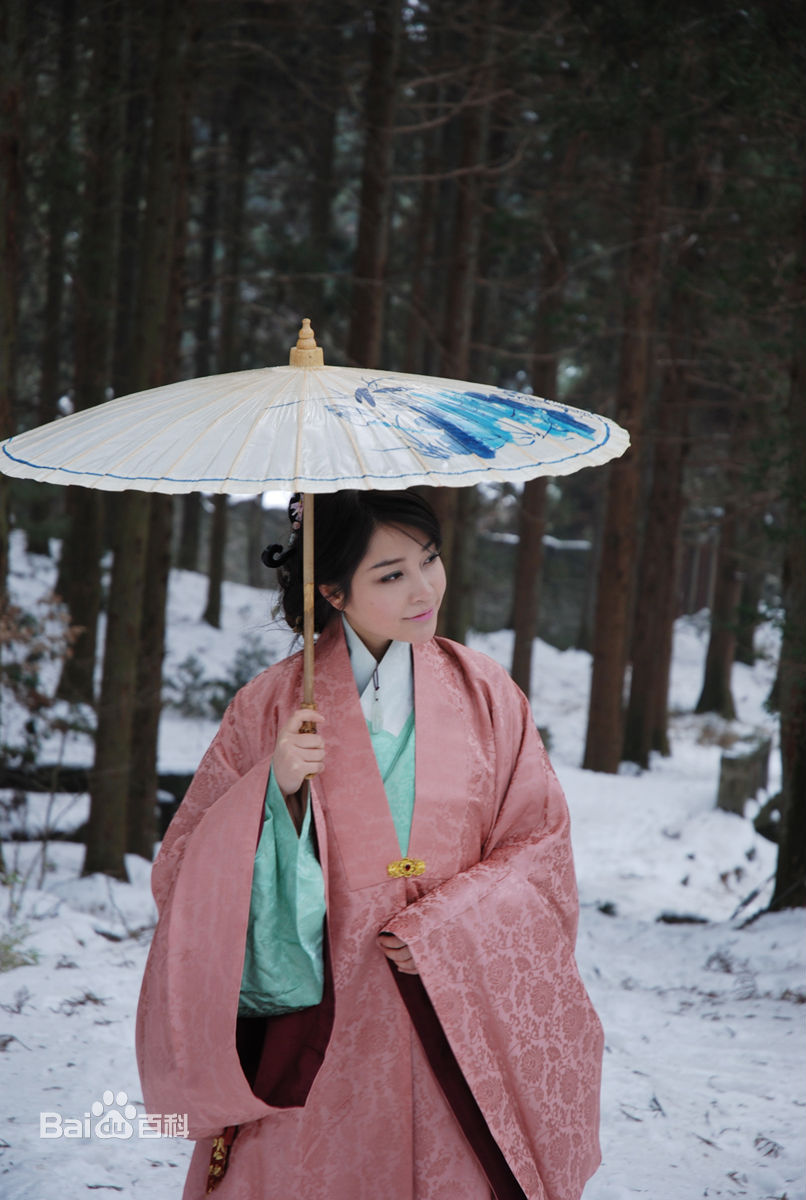
#> input picture pic/beauty.jpg, 806 x 1200 px, found by its file name
$ python move.py
#> lines starting #> are read from the running program, lines starting #| are printed output that depends on the picture
import cv2
import numpy as np

img_path = "/home/levi/temp/cv/pic/beauty.jpg"

img = cv2.imread(img_path)
#> img is the input picture: shape (1200, 806, 3); mean B, G, R 96, 92.9, 100.4
row, col = img.shape[:2]
#> row = 1200; col = 806
M = np.float32([[1, 0, 50], [0, 1, 100]])
dst = cv2.warpAffine(img, M, (col, row))
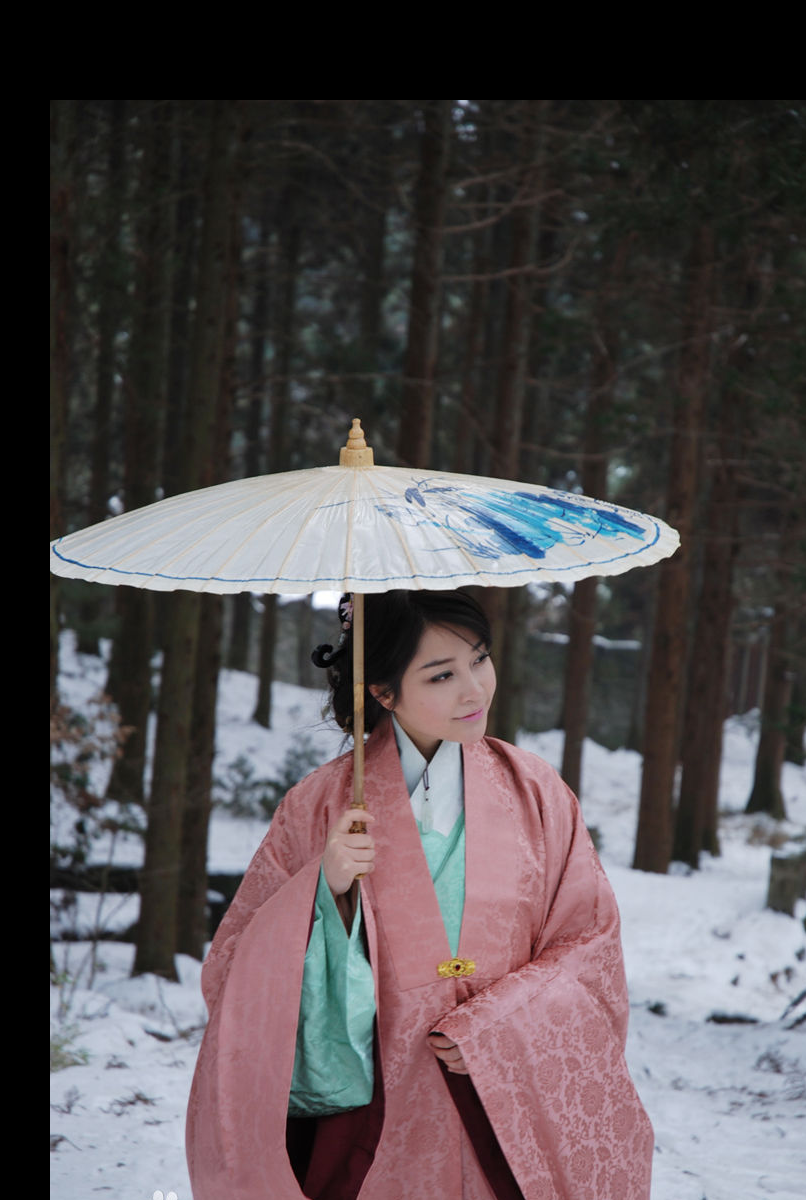
#> dst: shape (1200, 806, 3); mean B, G, R 79.6, 77.5, 83.4
cv2.imshow("dst", dst)
cv2.waitKey(0)
cv2.destroyAllWindows()

$ run again, with pic/2.jpg copied over pic/beauty.jpg
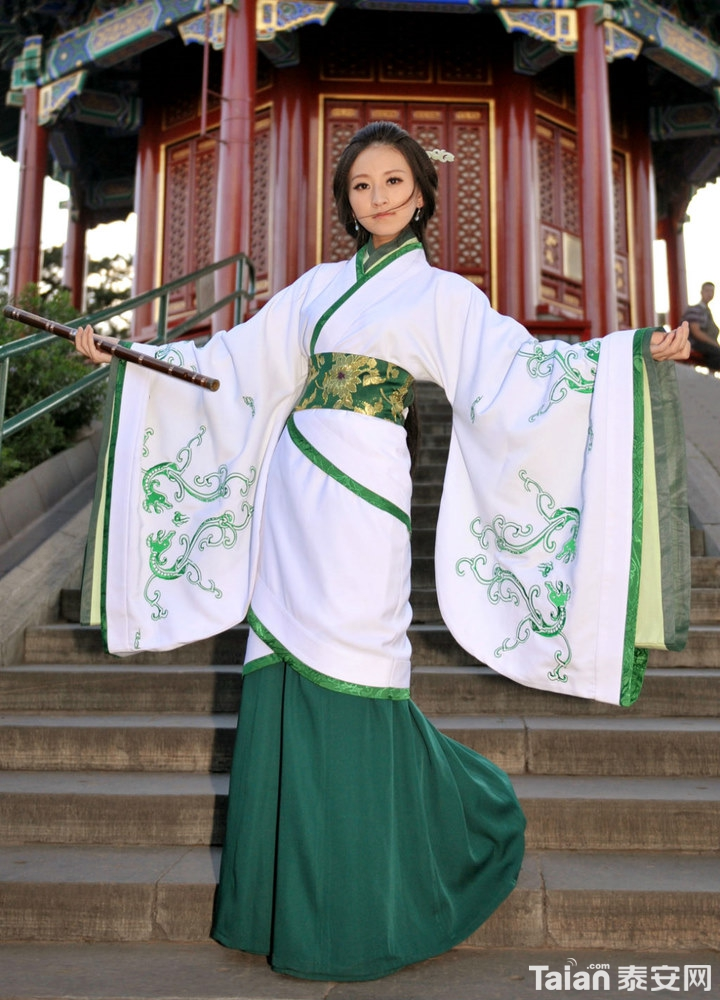
#> input picture pic/2.jpg, 720 x 1000 px, found by its file name
#> img is the input picture: shape (1000, 720, 3); mean B, G, R 113.4, 118, 122.5
#> `dst = cv2.warpAffine(img, M, (col, row))`:
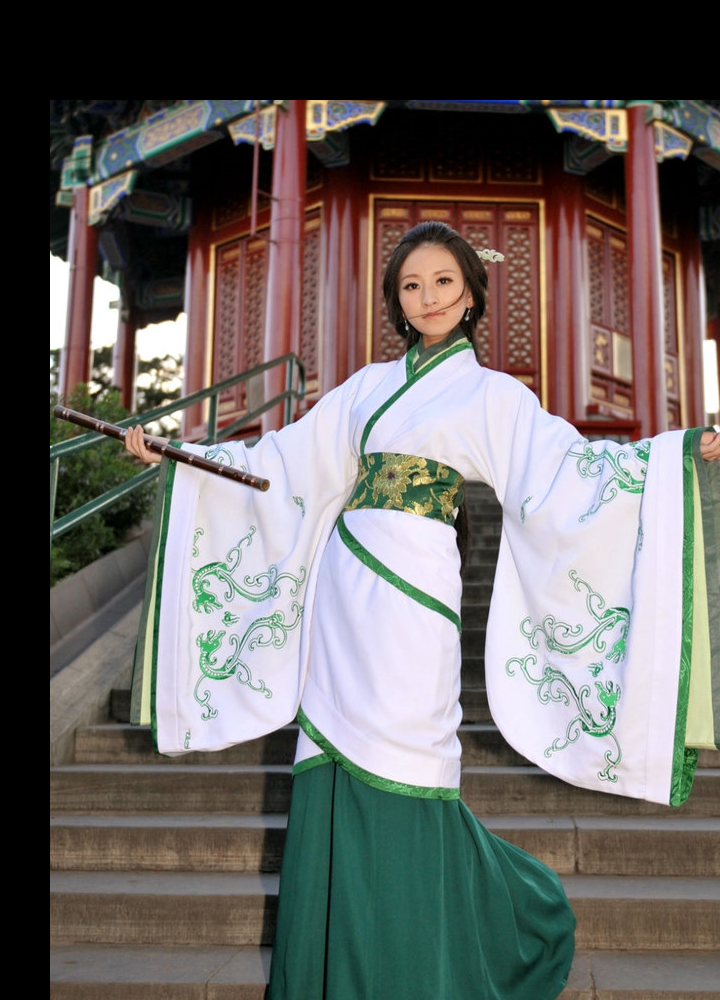
#> dst: shape (1000, 720, 3); mean B, G, R 99.6, 102.5, 106.6

$ run again, with pic/7.jpg copied over pic/beauty.jpg
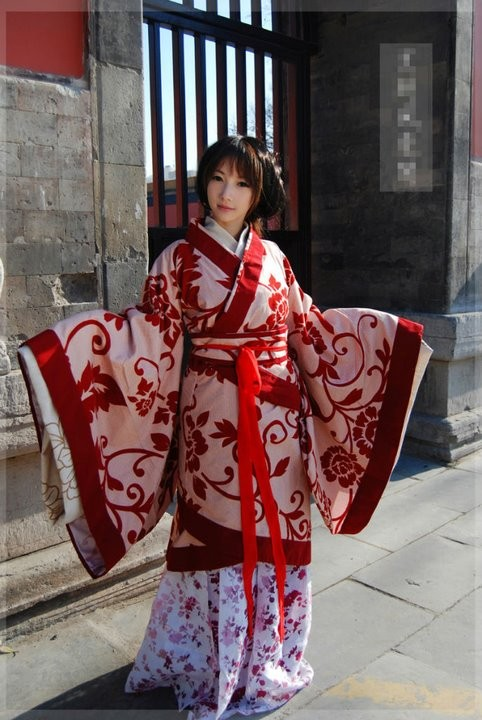
#> input picture pic/7.jpg, 482 x 720 px, found by its file name
#> img is the input picture: shape (720, 482, 3); mean B, G, R 91.7, 91.4, 113
#> `dst = cv2.warpAffine(img, M, (col, row))`:
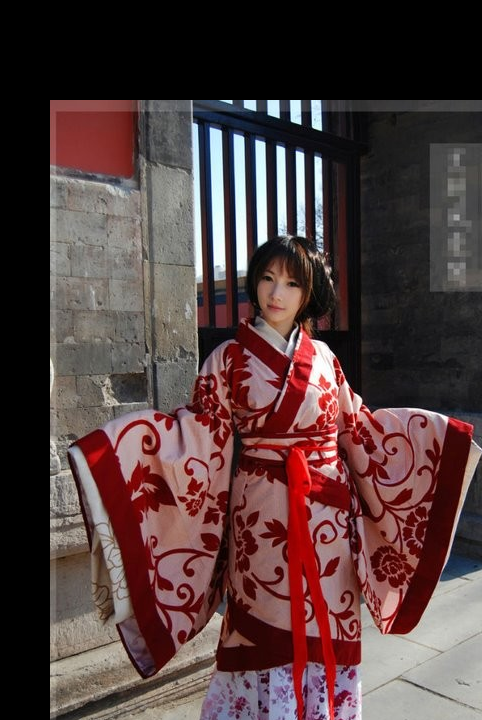
#> dst: shape (720, 482, 3); mean B, G, R 61.4, 61.7, 82.6
